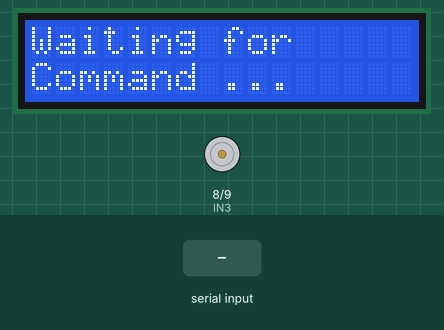
Bench run of a sketch on a simulated Arduino Uno, built with avr-gcc and run on an emulated ATmega328P. Parts: 16×2 character LCD, motor-driver pin pairs drawn as motors (green arrow = first pin HIGH = forward, orange = second pin HIGH = backward, longer = more drive, scaled by the enable pin). Inputs (shaded band) come from the test bench.

Above: at 8.8 s.
8.9 s: "1" received over Serial
At 10.1 s:
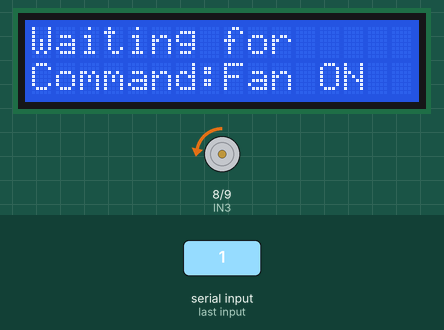
10.4 s: "6" received over Serial
At 11.5 s:
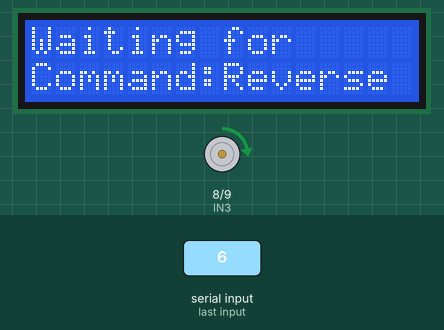
11.9 s: "2" received over Serial
At 12.6 s:
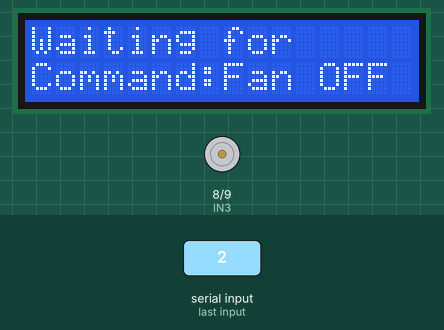
13.4 s: "3" received over Serial
At 13.7 s:
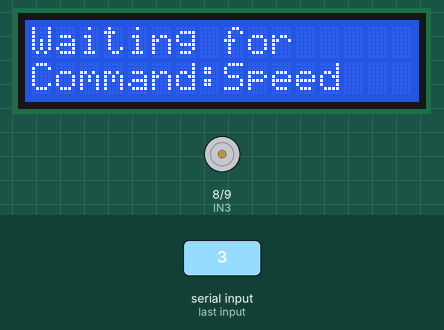
14.9 s: "4" received over Serial
At 16.1 s:
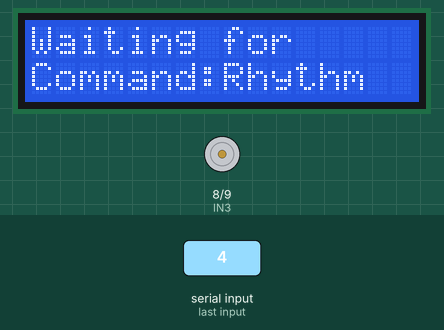
16.4 s: "5" received over Serial
At 17.2 s:
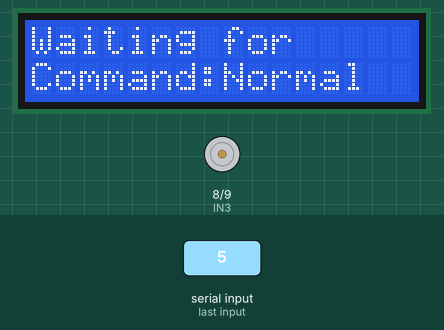
Timing chart, 0 to 18.9 s (numbered marks = the images above; inputs shaded):
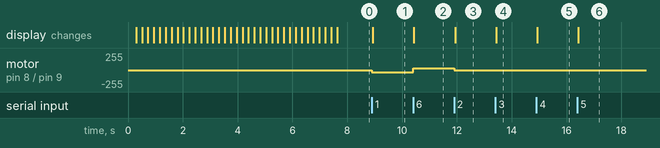

The sketch:

Fan_Control_Slave.ino
```cpp
#include <avr/interrupt.h>


#define IN3 8
#define IN4 9
#define ENB 11

// Command initially set to '0'
char cmd = '0';


void setup() {
  Serial.begin(9600);

  pinMode(IN3, OUTPUT);
  pinMode(IN4, OUTPUT);
  pinMode(ENB, OUTPUT);

  // Turn off motor initially
  stop_motor();

  // Setup
  setup_timer1();
  setup_display();
}


void loop() {
  cmd = receive_cmd_from_slave();
  process_cmd(cmd);
  sub_process_cmd();
  display_cmd(cmd);
}
```

cmd_processor.ino
```cpp
// Fan attributes
const int MAX_SPEED = 70;
const int MIN_SPEED = 30;
int speed = MIN_SPEED;
int rhythm_speed = 0;
int acceleration = 20;

// State variables
int tenth_of_a_second_count = 0;
bool power = 0;
bool is_rhythm = 0;
bool is_timer = 0;


char receive_cmd_from_slave() {
  if (Serial.available()) {
    cmd = Serial.read();
  }
  else {
    cmd = '0';
  }

  return cmd;
}


void process_cmd(char cmd) {
  if (cmd == '0') {
    return;
  }

  // Turn on
  if (cmd == '1') {
    // Update state
    reset_state();
    power = 1;

    // Control fan
    speed = MIN_SPEED;
    start_motor(speed);
  }

  // Turn off
  if (cmd == '2') {
    // Update state
    reset_state();
    speed = MIN_SPEED;

    // Control motor
    stop_motor();
  }

  // Increase speed
  if (cmd == '3') {
    // Update state
    speed += acceleration;
    if (speed > MAX_SPEED) {
      speed = MIN_SPEED;
    }

    // Control motor
    change_speed(speed);
  }

  // Rhythm on
  if (cmd == '4') {
    is_rhythm = 1;
  }

  // Rhythm off
  if (cmd == '5') {
    is_rhythm = 0;
  }

  // Reverse on
  if (cmd == '6') {
    reverse_motor(speed);
  }

  // Timer on
  if (cmd == '7') {
    is_timer = 1;
    tenth_of_a_second_count = 0;
  }

  // Timer off
  if (cmd == '8') {
    is_timer = 0;
  }
}
```

display.ino
```cpp
#include <Wire.h>
#include <LiquidCrystal_I2C.h>

// Set the LCD address to 0x27 (common) or 0x3F, and size (16 columns, 2 rows)
LiquidCrystal_I2C lcd(0x27, 16, 2);

void setup_display() {
  lcd.init();                      // Initialize the LCD
  lcd.backlight();                 // Turn on the backlight
  lcd.clear();

  String greet = "                Remote Fan Control                ";
  for (int i = 0; i < greet.length() - 15; i++) {
    lcd.setCursor(0, 0);
    lcd.print(greet.substring(i, i + 16));
    delay(200);
  }

  lcd.clear();
  display(0, 0, "Waiting for");
  display(0, 1, "Command ...");
}

void display(int col, int row, String text) {
  lcd.setCursor(col, row);
  lcd.print(text);
}

void clear_cmd() {
  lcd.setCursor(0, 1);
  lcd.print("                ");
}

void display_cmd(char cmd) {
  if (cmd == '0') {
    return;
  }
  else if (cmd == '1') {
    clear_cmd();
    display(0, 1, "Command:Fan ON");
  }
  else if (cmd == '2') {
    clear_cmd();
    display(0, 1, "Command:Fan OFF");
  }
  else if (cmd == '3') {
    clear_cmd();
    display(0, 1, "Command:Speed");
  }
  else if (cmd == '4') {
    clear_cmd();
    display(0, 1, "Command:Rhythm");
  }
  else if (cmd == '5') {
    clear_cmd();
    display(0, 1, "Command:Normal");
  }
  else if (cmd == '6') {
    clear_cmd();
    display(0, 1, "Command:Reverse");
  }
  else if (cmd == '7') {
    clear_cmd();
    display(0, 1, "Command:Timer ON");
  }
  else if (cmd == '8') {
    clear_cmd();
    display(0, 1, "Command:TimerOFF");
  }
  else {
    return;
  }
}
```

utils.ino
```cpp
void reset_state() {
  power = 0;
  is_rhythm = 0;
  is_timer = 0;
}

void sub_process_cmd() {
  // Rhythm logic
  if (is_rhythm == 1 && power == 1) {
    if (rhythm_speed == 0) {
      rhythm_speed = speed;
    }

    rhythm_speed += 1;

    if (rhythm_speed > MAX_SPEED) {
      rhythm_speed = MIN_SPEED;
    }

    change_speed(rhythm_speed);
    delay(100);
  }
  else {
    rhythm_speed = 0;
    change_speed(speed);
  }

  // 5-second-timer when cmd == '7'
  if (tenth_of_a_second_count == 50 && is_timer == 1 && power == 1) {
    tenth_of_a_second_count = 0;
    reset_state();
    speed = MIN_SPEED;
    stop_motor();

    // Display
    clear_cmd();
    display(0, 1, "Command:Fan OFF");
  }
}

void setup_timer1() {
  noInterrupts();

  // Timer/counter1 interrupt logic goes here
  TCCR1A = 0; // Reset
  TCCR1B = 0; // Reset
  TIMSK1 = 0; // Reset

  TCCR1B |= (1 << WGM12); // CTC mode 4 (using OCR1A)
  TCCR1B |= (1 << CS11) | (1 << CS10); // prescaler=64 => F_CPU=16MHz/64=250kHz => 4 microseconds/cycle
  OCR1A = 24999; // 25000 cycles take 25000 * 4 (microseconds) = 0.1 (second)
  TIMSK1 |= (1 << OCIE1A); // Enable Output Compare Interrupt channel A
  // Ends

  interrupts();
}

ISR(TIMER1_COMPA_vect) {
  tenth_of_a_second_count++;
}

void stop_motor() {
  digitalWrite(IN3, 0);
  digitalWrite(IN4, 0);
  digitalWrite(ENB, 0);
}

void start_motor(int speed) {
  // Constrained speed
  if (speed < MIN_SPEED || speed > MAX_SPEED) {
    return;
  }

  digitalWrite(IN3, 0);
  digitalWrite(IN4, 1);
  analogWrite(ENB, speed);
}

void change_speed(int speed) {
  // Constrained speed
  if (speed < MIN_SPEED || speed > MAX_SPEED) {
    return;
  }

  digitalWrite(IN3, digitalRead(IN3));
  digitalWrite(IN4, digitalRead(IN4));
  analogWrite(ENB, speed);
}

void reverse_motor(int speed) {
  // Constrained speed
  if (speed < MIN_SPEED || speed > MAX_SPEED) {
    return;
  }

  digitalWrite(IN3, !digitalRead(IN3));
  digitalWrite(IN4, !digitalRead(IN4));
  analogWrite(ENB, speed);
}
```

Measured:
- after the input at 8.9 s, motor on pin 8 (IN3) / pin 9 (IN4): stopped → backward 30/255 at once; the display: changes at once (image 1)
- after the input at 10.4 s, motor on pin 8 (IN3) / pin 9 (IN4): backward 30/255 → forward 30/255 at once; the display: changes at once (image 2)
- after the input at 11.9 s, motor on pin 8 (IN3) / pin 9 (IN4): forward 30/255 → stopped at once; the display: changes at once (image 3)
- after the input at 13.4 s, the display: changes at once (image 4)
- after the input at 14.9 s, the display: changes at once (image 5)
- after the input at 16.4 s, the display: changes at once (image 6)
